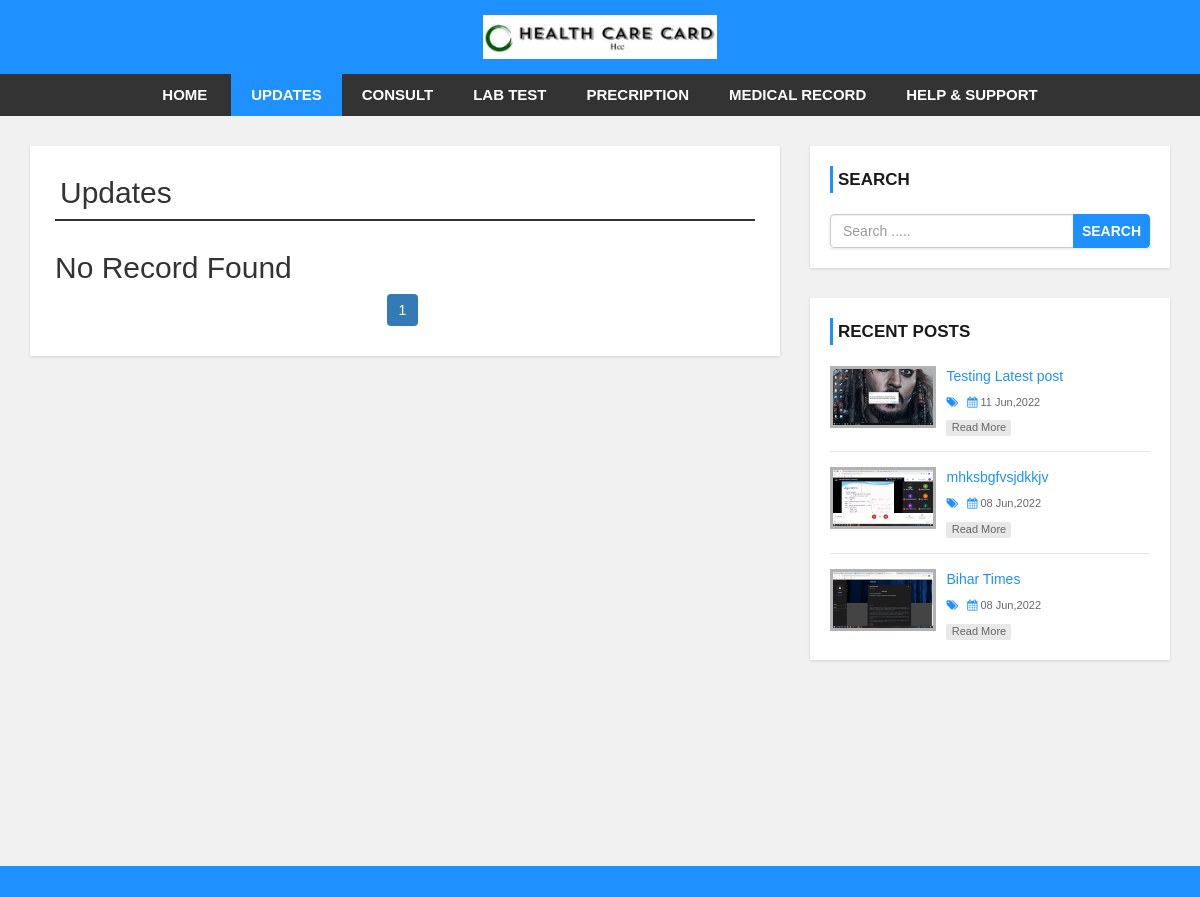
Page /News-site/category.php?cid=48 on the committed database.
### tables this page shows
CREATE TABLE `settings` (
  `id` int(11) NOT NULL,
  `websitename` varchar(60) NOT NULL,
  `logo` varchar(50) NOT NULL,
  `footerdesc` varchar(255) NOT NULL
);

CREATE TABLE `category` (
  `category_id` int(11) NOT NULL,
  `category_name` varchar(100) NOT NULL,
  `post` int(11) NOT NULL DEFAULT 0
);

CREATE TABLE `post` (
  `post_id` int(11) NOT NULL,
  `title` varchar(100) NOT NULL,
  `description` text NOT NULL,
  `category` varchar(100) NOT NULL,
  `post_date` varchar(50) NOT NULL,
  `author` int(11) NOT NULL,
  `post_img` varchar(100) NOT NULL
);

### News-site/config.php (called while the page is built, shortened)
<?php
$hostname = "http://localhost/news-site";
?>

### News-site/category.php (the view, shortened to what this page needs)
<?php include 'header.php'; ?>
    <div id="main-content">
      <div class="container">
        <div class="row">
            <div class="col-md-8">
               <div class = "post-container">
                   <?php
                   include 'config.php';
                   $sql1 = "SELECT * FROM category WHERE category_id = {$cat_id}";
                   $result1 = mysqli_query($conn,$sql1) or die("Query Failed!!!");
                   $row1 = mysqli_fetch_assoc($result1);
                   ?>
                   <h2 class= "page-heading"><?php echo $row1['category_name']?></h2>
                   <?php
                        include 'config.php';
                        if(isset($_GET['cid'])){
                            $cat_id = $_GET['cid'];
                        }
                        $limit = 3;
                        if(isset($_GET['page'])){
                            $page = $_GET['page'];
                        }else{
                            $page = 1;
                        }
                        $offset = ($page - 1) * $limit;
                        $sql = "SELECT * FROM post
                        LEFT JOIN category ON post.category = category.category_id
                        LEFT JOIN user ON post.author = user.user_id
                        WHERE category = {$cat_id}
                        ORDER BY post.post_id DESC LIMIT {$offset},{$limit}";
                         $result = mysqli_query($conn,$sql) or die("Query Faild!!");
                         if(mysqli_num_rows($result)>0){
                            while($row = mysqli_fetch_assoc($result))
                            {
                        ?>
                        <div class="post-content">
                            <div class="row">
                                <div class="col-md-4">
                                    <a class="post-img" href="single.php?id=<?php echo $row['post_id'];?>"><img src="admin/upload/<?php echo $row['post_img'];?>" alt=""/></a>
                                </div>
                                <div class="col-md-8">
                                    <div class="inner-content clearfix">
                                        <h3><a href='single.php?id=<?php echo $row['post_id'];?>'><?php echo $row['title'];?></a></h3>
                                        <div class="post-information">
                                            <span>
                                                <i class="fa fa-tags" aria-hidden="true"></i>
                                                <a href='category.php'><?php echo $row['category_name'];?></a>
                                            </span>
                                            <span>
                                                <i class="fa fa-user" aria-hidden="true"></i>
                                                <a href='author.php?aid=<?php echo $row['author'];?>'><?php echo $row['username'];?></a>
                                            </span>
                                            <span>
                                                <i class="fa fa-calendar" aria-hidden="true"></i>
                                                <?php echo $row['post_date'];?>
                                            </span>
                                        </div>
                                        <p class="description">
                                        <?php echo substr($row['description'],0,130)."....";?>
                                        </p>
                                        <a class='read-more pull-right' href='single.php?id=<?php echo $row['post_id']?>'>read more</a>
                                    </div>
                                </div>
                            </div>
                        </div>
                        <?php
                            }
                        }else{
                            echo "<h2>No Record Found</h2>";
                        }
                        ?>
                         <?php
                        if(mysqli_num_rows($result1)>0){
                            $total_records = $row1['post'];
                            $total_page = ceil($total_records/$limit);
                            echo " <ul class='pagination admin-pagination'>";
                            for($i = 1;$i<=$total_page;$i++){
                                if($i == $page){
                                    $active = "active";
                                }else{
                                    $active = "";
                                }
                                echo '<li class='.$active.'><a href = "category.php?cid='.$cat_id = $_GET['cid'].'&page='.$i.'">'.$i.'</a></li>';
                            }
                            echo "</ul>";
                        }
                  ?>
               </div>
            </div>
            <?php include 'sidebar.php'; ?>
        </div>
      </div>
    </div>
<?php include 'footer.php'; ?>

### News-site/header.php (shortened to what this page needs)
<?php
include 'config.php';
?>
<!DOCTYPE html>
<html lang="en">
<head>
    <link rel="stylesheet" href="css/bootstrap.min.css" />
    <link rel="stylesheet" href="css/font-awesome.css">
    <link rel="stylesheet" href="css/style.css">
</head>
<body>
<div id="header">
    <div class="container">
        <div class="row">
            <div class=" col-md-offset-4 col-md-4">
            <?php
                    include 'config.php';
                    $sql = "SELECT * FROM settings";
                    $result = mysqli_query($conn,$sql) or die("Query Faild!!");
                    if(mysqli_num_rows($result)>0){
                        while($row = mysqli_fetch_assoc($result))
                        {
                            if($row['logo'] == ""){
                                echo '<a href="index.php"><h1>'.$row['websitename'].'</h1></a>';
                            }else{
                                echo '<a href="index.php" id="logo"><img src="admin/images/'.$row['logo'].'"></a>';
                            }
                        }
                    }
                ?>
            </div>
        </div>
    </div>
</div>
<div id="menu-bar">
    <div class="container">
        <div class="row">
            <div class="col-md-12">
                <?php
                include 'config.php';
                if(isset($_GET['cid'])){
                    $cat_id = $_GET['cid'];
                }
                $sql = "SELECT * FROM category WHERE post > 0";
                $result = mysqli_query($conn,$sql) or die("Querry is not working!!!");
                if(mysqli_num_rows($result)>0){
                ?>
                <ul class='menu'>
                <li  ><a href='<?php echo $hostname; ?>'>Home</a></li>
                    <?php
                    while($row = mysqli_fetch_assoc($result)){
                        $active = "";
                        if(isset($_GET['cid'])){
                            if($row['category_id'] == $cat_id){
                                $active = "active";
                            }else{
                                $active = "";
                            }
                        }
                        echo "<li  ><a class = '{$active}' href='category.php?cid={$row['category_id']}'>{$row['category_name']}</a></li>";
                    }
                    ?>
                </ul>
                <?php }?>
            </div>
        </div>
    </div>
</div>

### News-site/sidebar.php (shortened to what this page needs)
<div id="sidebar" class="col-md-4">
    <div class="search-box-container">
        <h4>Search</h4>
        <form class="search-post" action="search.php" method ="GET">
            <div class="input-group">
                <input type="text" name="search" class="form-control" placeholder="Search .....">
                <span class="input-group-btn">
                    <button type="submit" class="btn btn-danger">Search</button>
                </span>
            </div>
        </form>
    </div>
    <div class="recent-post-container">
        <h4>Recent Posts</h4>
        <?php
         include 'config.php';
        $limit = 3;
         $sql = "SELECT * FROM post
         LEFT JOIN category ON post.category = category.category_id
         ORDER BY post.post_id DESC LIMIT {$limit}";
          $result = mysqli_query($conn,$sql) or die("Query Faild!!");
          if(mysqli_num_rows($result)>0){
             while($row = mysqli_fetch_assoc($result))
             {
        ?>
        <div class="recent-post">
            <a class="post-img" href="single.php?id=<?php echo $row['post_id'];?>">
                <img src="admin/upload/<?php echo $row['post_img'];?>" alt=""/>
            </a>
            <div class="post-content">
                <h5><a href="single.php?id=<?php echo $row['post_id'];?>"><?php echo $row['title'];?></a></h5>
                <span>
                    <i class="fa fa-tags" aria-hidden="true"></i>
                </span>
                <span>
                    <i class="fa fa-calendar" aria-hidden="true"></i>
                    <?php echo $row['post_date'];?>
                </span>
                <a class="read-more" href="single.phpsingle.php?id=<?php echo $row['post_id'];?>">read more</a>
            </div>
        </div>
        <?php
            }
        }
        ?>
    </div>
</div>

### News-site/footer.php (shortened to what this page needs)
<div id ="footer">
    <div class="container">
        <div class="row">
            <div class="col-md-12">
            <?php
                    include 'config.php';
                ?>
            </div>
        </div>
    </div>
</div>
</body>
</html>

### News-site/css/style.css (style rules this page uses)
body { background: #f1f1f1; font-family: sans-serif,arial,Helvetica; }
a, a:hover, a:focus { text-decoration: none; outline: none; }
ul { margin:0; padding:0; list-style:none; }
h2.page-heading { margin: 5px 0 30px; padding: 0 5px 10px; border-bottom: 2px solid #333; }
form { background: #fff; padding: 25px; box-shadow:0 1px 3px rgba(0, 0, 0, 0.13); }
#header { background: #1e90ff; text-align: center; padding: 15px; }
#logo { display: inline-block; width: 65%; }
#logo img { width: 100%; }
#menu-bar { background: #333; text-align: center; }
#menu-bar .menu > li { display: inline-block; }
.menu > li > a { padding: 10px 20px; display: block; text-transform: uppercase; color: #fff; font-size: 15px; font-weight:600; transition:all 0.5s ease 0s; }
#menu-bar .menu > li > a:hover, #menu-bar .menu > li > a.active { color:#fff; background:#1e90ff; }
#main-content { padding: 30px 0; min-height: 750px; }
#main-content .post-container { background-color: #fff; padding: 25px; box-shadow: 0 1px 3px rgba(0, 0, 0, 0.13); }
#main-content .post-content { border-bottom: 1px solid #d1d1d1; padding: 0 0 30px; margin-bottom:30px; }
#main-content .post-content a.read-more { color: #fff; background-color: #1E90FF; font-size: 12px; text-transform: capitalize; padding: 3px 8px; border-radius: 2px; transition: all 0.3s; }
.pagination { display: block; text-align: center; margin: 0; }
.pagination li { display:inline-block; margin: 0 5px 0 0; }
.pagination li a { border: none; background: #1e90ff; color: #fff; }
i.fa { color:#222; }
#sidebar h4 { color: #1A1A1A; font-size: 17px; line-height: 27px; font-weight:600; text-transform: uppercase; padding: 0 0 0 5px; margin: 0 0 21px; border-left: 3px solid #1e90ff; }
#sidebar .search-box-container { background-color: #fff; padding: 20px; margin: 0 0 30px; box-shadow: 0 1px 3px rgba(0, 0, 0, 0.13); }
#sidebar .search-post { padding: 0; }
#sidebar .search-post input { color: #606060; }
#sidebar .search-post .btn { font-weight: 600; text-transform: uppercase; padding: 6px 8px; background-color: #1E90FF; border-color: #1E90FF; outline: none; }
#sidebar .recent-post-container { padding: 20px; background: #fff; box-shadow: 0 1px 3px rgba(0, 0, 0, 0.13); }
#sidebar .recent-post { border-bottom: 1px solid #e7e7e7; padding: 0 0 15px; margin: 0 0 15px; }
#sidebar .recent-post:last-child { margin: 0; padding: 0; border: none; }
#sidebar .recent-post .post-img { display: inline-block; width: 33%; border: 3px solid rgba(0,0,0,0.3); vertical-align: top; transition: border .3s; }
#sidebar .recent-post .post-img img { width: 100%; }
#sidebar .recent-post .post-content { width: 65%; display: inline-block; border: none; padding: 0 0 0 7px; margin: 0; }
#sidebar .recent-post h5 { font-size: 14px; line-height: 20px; margin: 0 0 5px; }
#sidebar .recent-post h5 a { color: #1E90FF; }
#sidebar .recent-post span { color: #666; font-size: 11px; display: inline-block; margin: 0 5px 10px 0; }
#sidebar .recent-post span i { color: #1E90FF; }
#sidebar .recent-post a.read-more { color: #666; background-color: rgba(0,0,0,0.09); width: 65px; font-size: 11px; text-align: center; padding: 0; display: block; transition: all 0.3s; }
#footer { color: #fff; padding:15px 0; text-align:center; background-color:#1e90ff; }

### rows in the picture
settings: logo (picture)
category: category_name "UPDATES", category_name "Updates"
category: category_name "CONSULT"
category: category_name "LAB TEST"
category: category_name "PRECRIPTION"
category: category_name "MEDICAL RECORD"
category: category_name "HELP & SUPPORT"
post: post_img (picture), title "Testing Latest post", post_date "11 Jun,2022"
post: post_img (picture), title "mhksbgfvsjdkkjv", post_date "08 Jun,2022"
post: post_img (picture), title "Bihar Times", post_date "08 Jun,2022"
